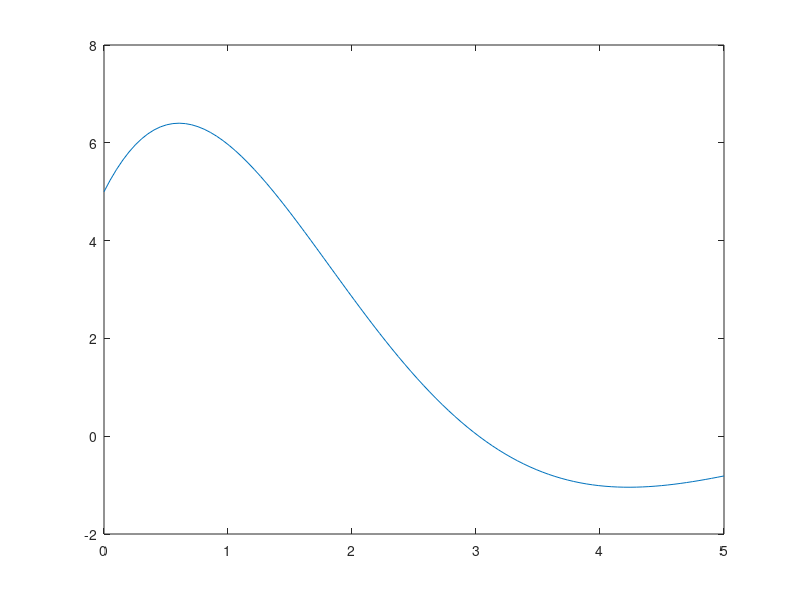

Recreate this plot in MATLAB.

% my'' + cy' + ky = 0
% y(0) = y0
% y'(0) = y1

clear all; close all; clc;

m = input('What is the m value for the equation?\n'); %1
c = input('What is the c value for the equation?\n'); %3
k = input('What is the k value for the equation?\n'); %1
y0 = input('What is the y0 value for the equation?\n'); %2
y1 = input('What is the y1 value for the equation?\n'); %2

% assume c^2-4mk > 0
% (overdamped)
r1 = (-c+sqrt(c*c-4*m*k))/(2*m) ;
r2 = (-c-sqrt(c*c-4*m*k))/(2*m) ;

% create 2x2 system to fit initial conds
M = [1 1; r1 r2] ;
rhs = [y0; y1];
coeff = M\rhs;

% plot
t = linspace(0, 5) ;
y = coeff(1)*exp(r1*t) + coeff(2)*exp(r2*t) ;
plot (t, y) ;
